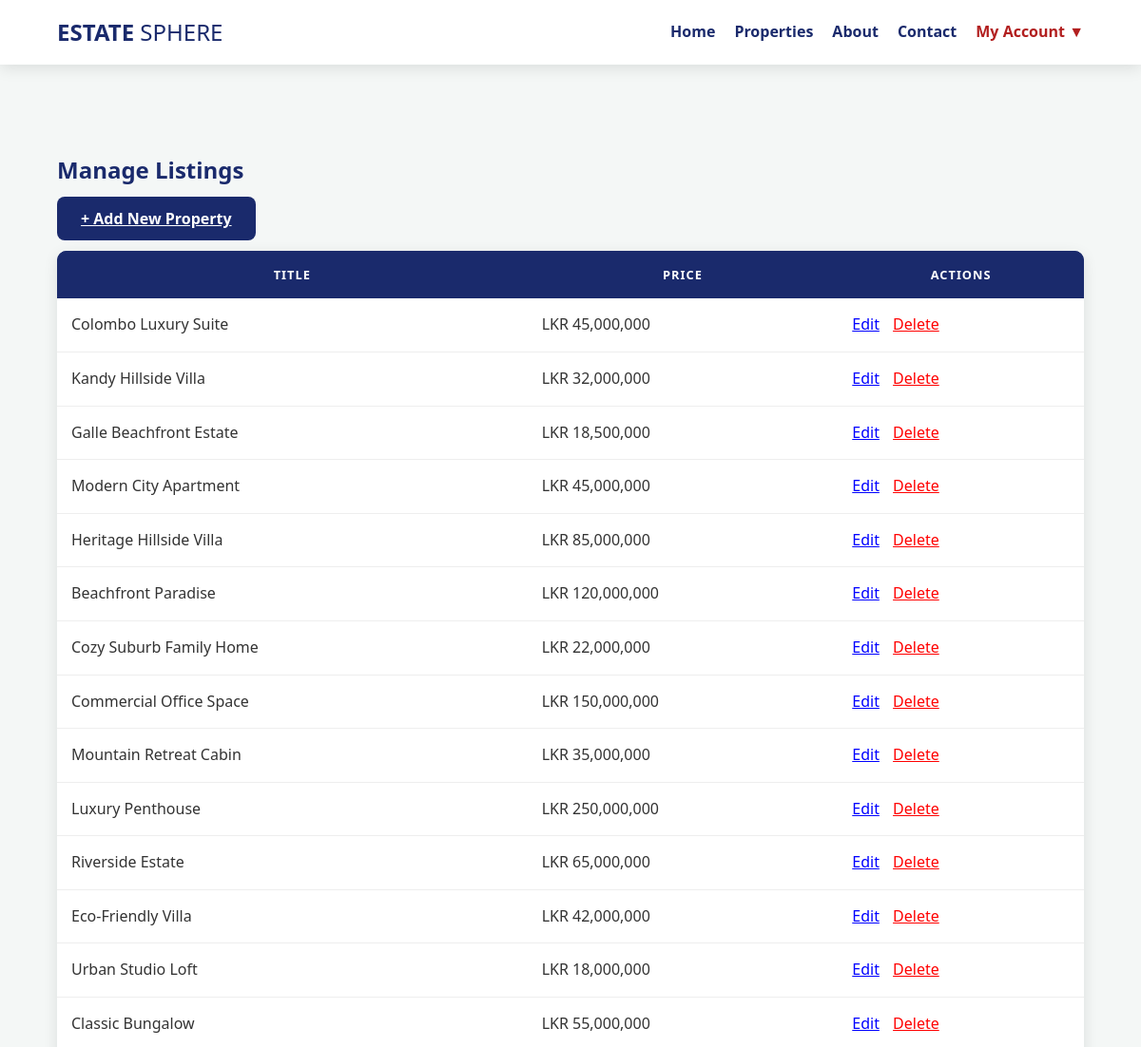
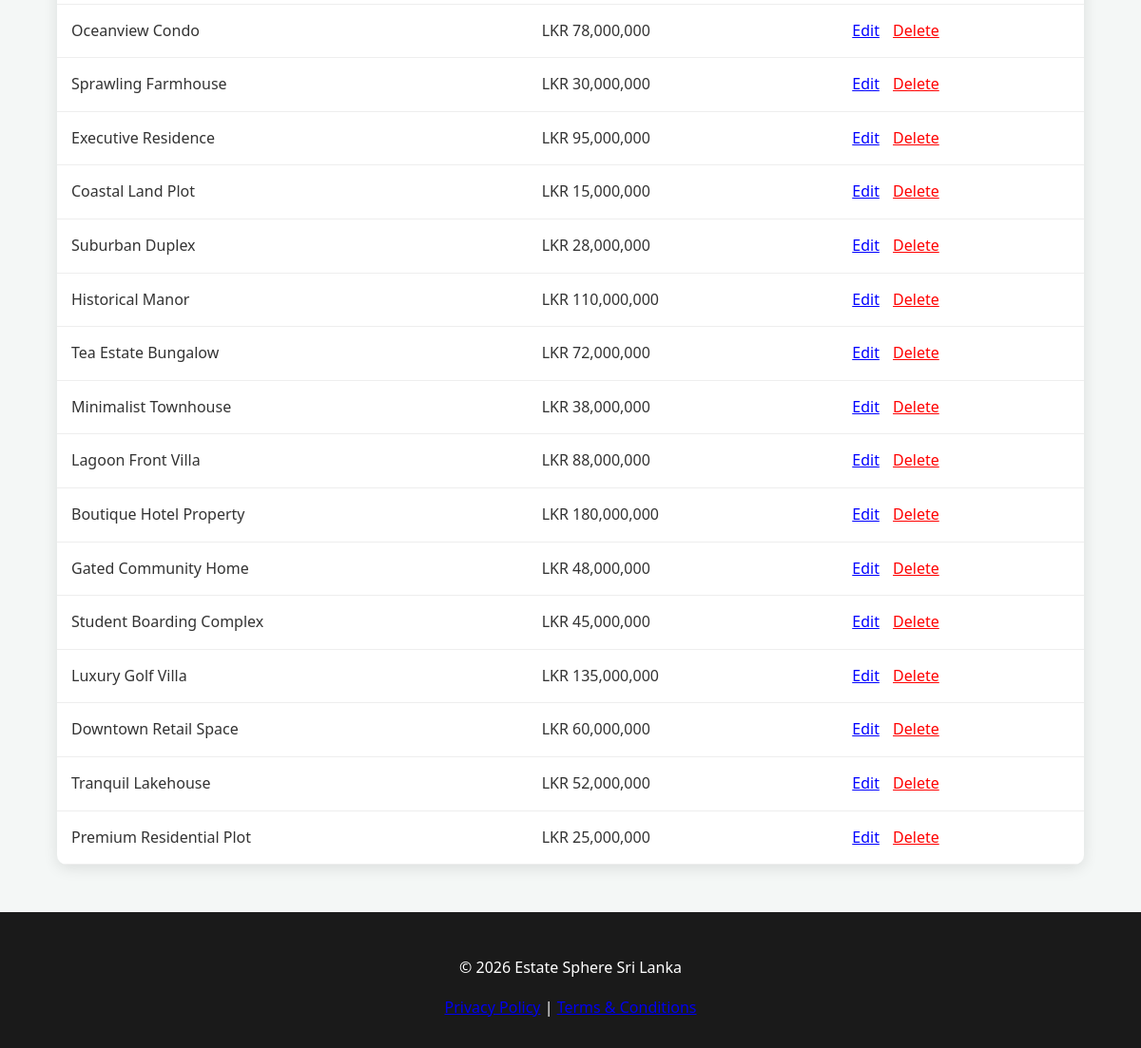
The app's page /Admin/manage-properties.php (signed in) with its own data (2 pictures, top to bottom).
### tables this page shows
CREATE TABLE `properties` (
  `prop_id` int(11) NOT NULL,
  `title` varchar(255) NOT NULL,
  `location` varchar(100) DEFAULT NULL,
  `description` text DEFAULT NULL,
  `image_path` varchar(255) DEFAULT NULL,
  `is_verified` tinyint(1) DEFAULT 1,
  `price` decimal(15,2) NOT NULL,
  `bedrooms` int(11) NOT NULL,
  `bathrooms` int(11) NOT NULL,
  `area_sqft` int(11) NOT NULL,
  `image_name` varchar(255) DEFAULT NULL,
  `map_link` text DEFAULT NULL,
  `category` enum('Residential','Commercial','Industrial','Land') DEFAULT 'Residential',
  `status` enum('available','sold') DEFAULT 'available',
  `created_at` timestamp NOT NULL DEFAULT current_timestamp(),
  `verification_doc` varchar(255) DEFAULT ''
);

### Admin/manage-properties.php (the view, shortened to what this page needs)
<?php
include('../header.php');
?>
<div class="container" style="margin-top: 80px;">
    <h2 style="color: var(--navy);">Manage Listings</h2>
    <a href="add-property.php" class="btn-main" style="width: auto; margin-bottom: 20px;">+ Add New Property</a>
    <table style="width:100%; border-collapse: collapse; background: white; box-shadow: var(--shadow);">
        <tr style="background: var(--navy); color: white;">
            <th style="padding: 15px;">Title</th>
            <th style="padding: 15px;">Price</th>
            <th style="padding: 15px;">Actions</th>
        </tr>
        <?php
        $res = mysqli_query($conn, "SELECT * FROM properties");
        while($row = mysqli_fetch_assoc($res)) {
            echo "<tr>
                <td style='padding:15px; border-bottom:1px solid #eee;'>{$row['title']}</td>
                <td style='padding:15px; border-bottom:1px solid #eee;'>LKR ".number_format($row['price'])."</td>
                <td style='padding:15px; border-bottom:1px solid #eee;'>
                    <a href='edit-property.php?id={$row['prop_id']}' style='color:blue; margin-right:10px;'>Edit</a>
                    <a href='manage-properties.php?delete={$row['prop_id']}' style='color:red;' onclick='return confirm(\"Are you sure?\")'>Delete</a>
                </td>
            </tr>";
        }
        ?>
    </table>
</div>
<?php include('../footer.php'); ?>

### style.css (style rules this page uses)
:root { --bg-color: #f4f7f6; --card-bg: #ffffff; --text-main: #333333; --navy: #1a2a6c; --crimson: #b21f1f; --success: #2ecc71; --light: #f4f7f6; --white: #ffffff; --shadow: 0 4px 15px rgba(0, 0, 0, 0.1); --border-color: #dddddd; }
body { font-family: 'Segoe UI', Tahoma, sans-serif; background-color: var(--bg-color); margin: 0; padding-top: 80px; color: var(--text-main); line-height: 1.6; transition: background 0.3s ease, color 0.3s ease; }
.container { width: 90%; max-width: 1200px; margin: auto; }
.btn-main { background: var(--navy); color: white; border: none; padding: 12px 25px; border-radius: 8px; cursor: pointer; font-weight: bold; width: 100%; transition: 0.3s; text-align: center; }
table { border-collapse: separate; border-spacing: 0; width: 100%; margin-top: 20px; border-radius: 10px; overflow: hidden; background: var(--card-bg); transition: background 0.3s ease; }
table th { background-color: var(--navy); color: white; padding: 15px; text-transform: uppercase; font-size: 0.8rem; letter-spacing: 1px; }
table td { padding: 15px; border-bottom: 1px solid var(--border-color); color: var(--text-main); }

### records on screen
properties: title "Colombo Luxury Suite", price "45,000,000"
properties: title "Kandy Hillside Villa", price "32,000,000"
properties: title "Galle Beachfront Estate", price "18,500,000"
properties: title "Modern City Apartment", price "45,000,000"
properties: title "Heritage Hillside Villa", price "85,000,000"
properties: title "Beachfront Paradise", price "120,000,000"
properties: title "Cozy Suburb Family Home", price "22,000,000"
properties: title "Commercial Office Space", price "150,000,000"
properties: title "Mountain Retreat Cabin", price "35,000,000"
properties: title "Luxury Penthouse", price "250,000,000"
properties: title "Riverside Estate", price "65,000,000"
properties: title "Eco-Friendly Villa", price "42,000,000"
properties: title "Urban Studio Loft", price "18,000,000"
properties: title "Classic Bungalow", price "55,000,000"
properties: title "Oceanview Condo", price "78,000,000"
properties: title "Sprawling Farmhouse", price "30,000,000"
properties: title "Executive Residence", price "95,000,000"
properties: title "Coastal Land Plot", price "15,000,000"
properties: title "Suburban Duplex", price "28,000,000"
properties: title "Historical Manor", price "110,000,000"
properties: title "Tea Estate Bungalow", price "72,000,000"
properties: title "Minimalist Townhouse", price "38,000,000"
properties: title "Lagoon Front Villa", price "88,000,000"
properties: title "Boutique Hotel Property", price "180,000,000"
properties: title "Gated Community Home", price "48,000,000"
properties: title "Student Boarding Complex", price "45,000,000"
properties: title "Luxury Golf Villa", price "135,000,000"
properties: title "Downtown Retail Space", price "60,000,000"
properties: title "Tranquil Lakehouse", price "52,000,000"
properties: title "Premium Residential Plot", price "25,000,000"
